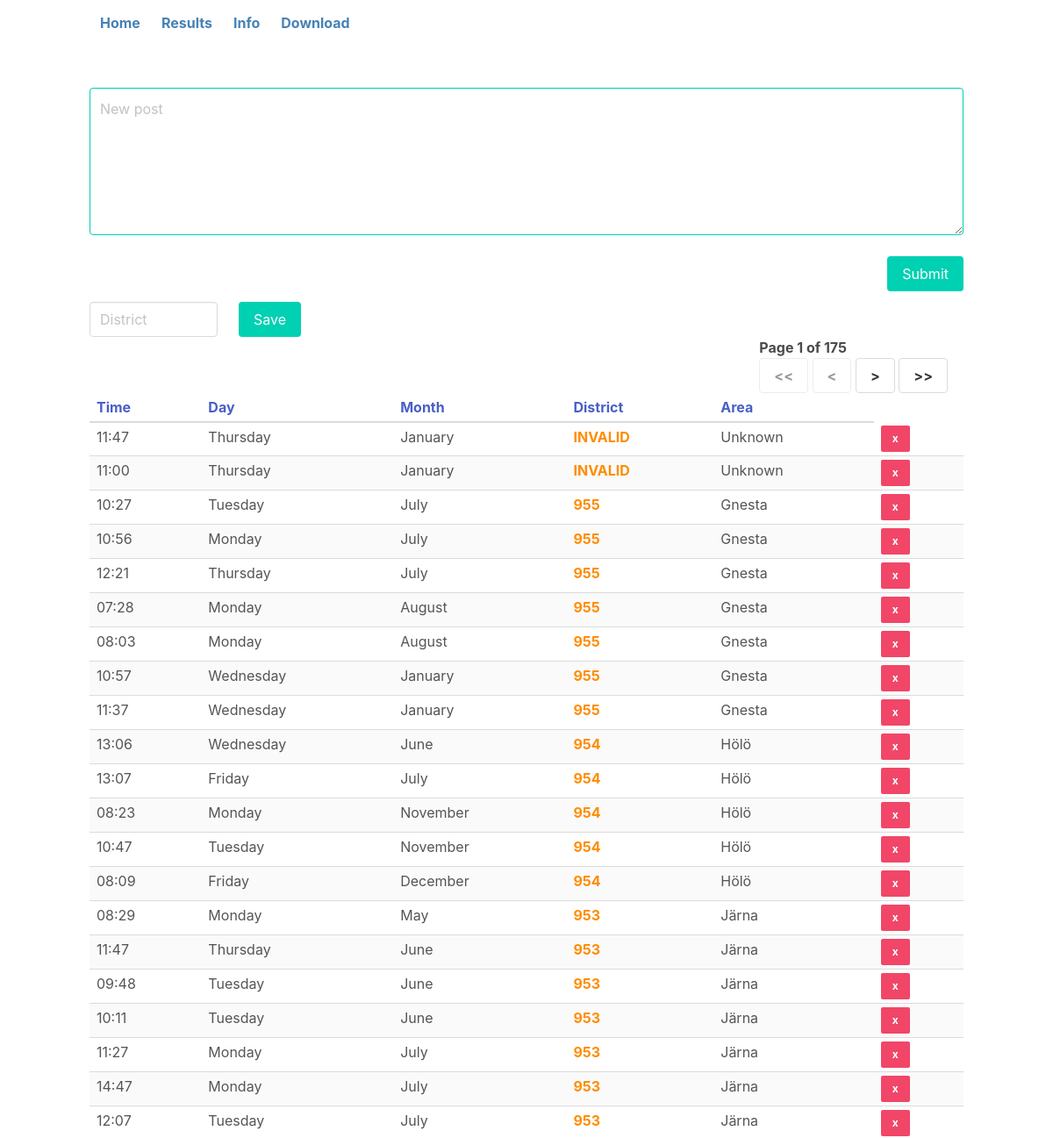
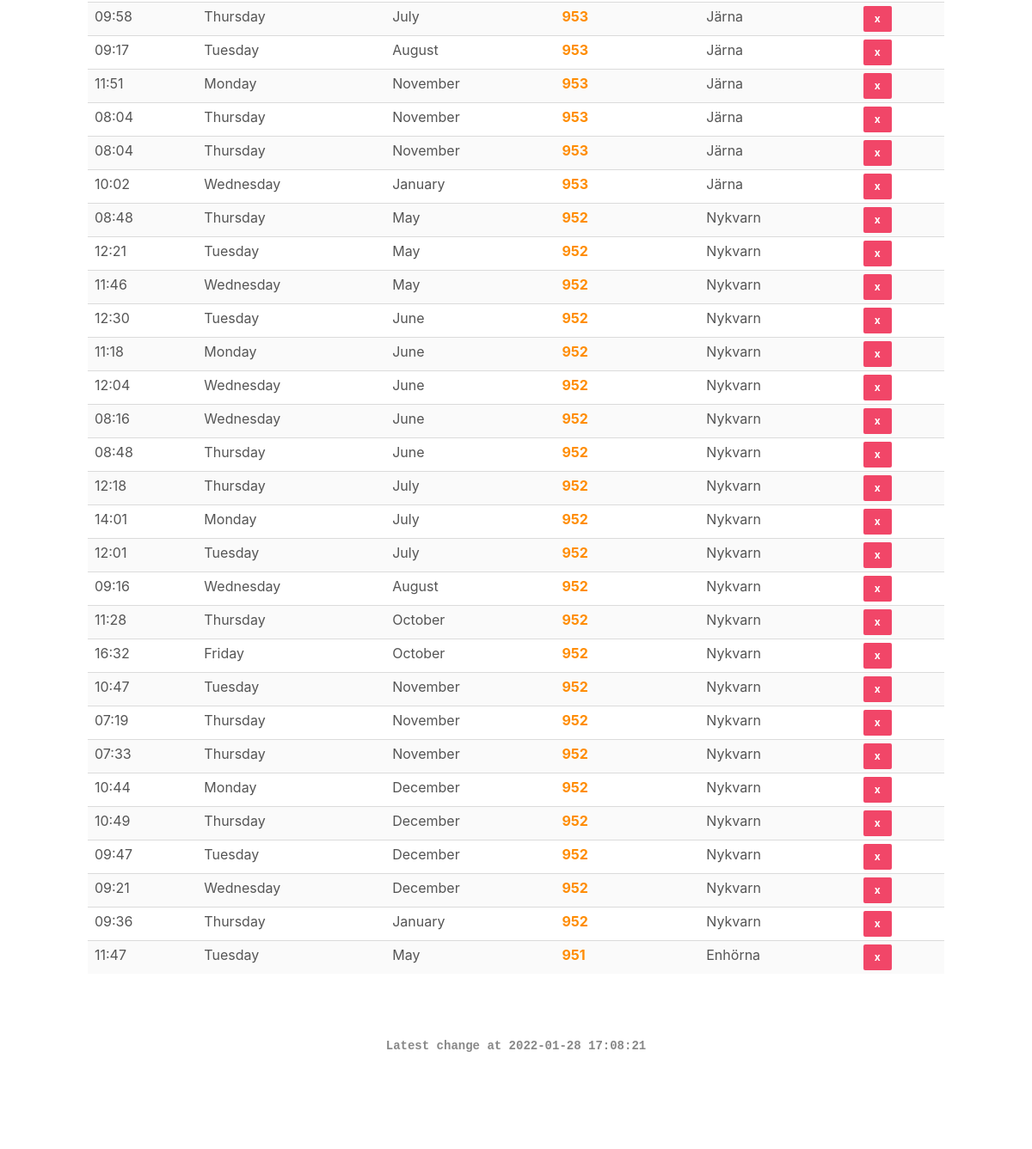
Screenshot of /?o=district with the database file from the repository (2 pictures, top to bottom).
### tables this page shows
CREATE TABLE bilbrist (
    time TEXT,
    day TEXT,
    month TEXT,
    district TEXT,
    date TIMESTAMP
);

### app.py (the view)
@app.route('/', defaults={'page': 0})
@app.route('/<int:page>')
@auth.login_required
def root(page):
    sortable = ['rowid', 'time', 'day', 'month', 'district', 'date']
    order_by = request.args.get('o')
    order_by = order_by if order_by in sortable else sortable[0]
    cur = get_db().cursor()
    cur.execute('SELECT COUNT(*) FROM bilbrist')
    total_rows = cur.fetchone()[0]
    total_pages = math.ceil(total_rows / QUERY_LIMIT)
    cur.execute('SELECT MAX(date) FROM bilbrist')
    latest_entry = cur.fetchone()[0]
    page = page if page > 0 else 1
    offset = 0 if page == 1 else (page - 1) * QUERY_LIMIT
    stmt = cur.execute(
        f'SELECT time, day, month, district, date, rowid FROM bilbrist ORDER BY {order_by} DESC LIMIT ? OFFSET ?',
        (QUERY_LIMIT, offset))
    data = []
    for row in stmt:
        data.append(row)
    return render_template('index.html',
                           data=data,
                           page=page,
                           total_pages=total_pages,
                           latest_entry=latest_entry,
                           district_names=district_names)

### app.py (called while the page is built)
def get_db():
    con = getattr(g, '_database', None)
    if con is None:
        con = g._database = sqlite3.connect(DATABASE)
    return con

@app.teardown_appcontext
def close_connection(exception):
    db = getattr(g, '_database', None)
    if db is not None:
        db.close()

### templates/index.html (shortened to what this page needs)
{% extends "layout.html" %}
{% block main %}
<div>
    <form method="POST" action="/new_post">
        <label>
            <textarea name="posting" placeholder="New post" class="textarea is-primary" rows="6" cols="52vl"></textarea>
        </label>
        <br />
        <div class="columns">
            <div class="column is-three-quarters"></div>
            <div class="column is-one-quarter has-text-right">
                <button type="submit" class="button is-primary">Submit</button>
            </div>
        </div>
    </form>
</div>
<div>
    <form method="POST" action="save_post">
        <div class="columns">
            <div class="column is-2">
                <label>
                    <input name="district" type="number" placeholder="District" class="input" />
                </label>
            </div>
            <div class="column is-2">
                <button type="submit" class="button is-primary">Save</button>
            </div>
            <div class="column" id="messages" style="color:lightseagreen;font-weight: bold;">
            </div>
        </div>
    </form>
</div>
<div class="container">
    <div class="is-pulled-right">
        <b>Page {{ page }} of {{ total_pages }}</b>
        <br />
        {% if page > 1 %}
        <a title="First page" href="/{{ 1 }}" class="button"><b>&lt;&lt;</b></a>
        <a title="Previous page" href="/{{ page-1 }}" class="button"><b>&lt;</b></a>
        {% else %}
        <button title="First page" class="button" disabled><b>&lt;&lt;</b></button>
        <button title="Previous page" class="button" disabled><b>&lt;</b></button>
        {% endif %}
        {% if page < total_pages %}
        <a title="Next page" href="/{{ page+1 }}" class="button"><b>&gt;</b></a>
        <a title="Last page" href="/{{ total_pages }}" class="button"><b>&gt;&gt;</b></a>
        {% else %}
        <button title="First page" class="button" disabled><b>&gt;&gt;</b></button>
        <button title="Previous page" class="button" disabled><b>&gt;</b></button>
        {% endif %}
    </div>
</div>
<table class="table is-fullwidth is-narrow is-striped is-hoverable">
    <thead>
    <tr>
        <th><a href="/?o=time">Time</a></th>
        <th><a href="/?o=day">Day</a></th>
        <th><a href="/?o=month">Month</a></th>
        <th><a href="/?o=district">District</a></th>
        <th><a href="/?o=district">Area</a></th>
    </tr>
    </thead>
    <tbody>
    {% for row in data %}
    <tr title="{{ row[5] }}" style="cursor: pointer;color:#555;">
        <td>{{ row[0] }}</td>
        <td>{{ row[1] }}</td>
        <td>{{ row[2] }}</td>
        <td title="{{ row[4] }}"><a href="/edit_post/{{row[5]}}" style="color:darkorange;font-weight: bold;">{{ row[3] }}</a></td>
        <td>{{ district_names.get(row[3], ['Unknown'])[0] }}</td>
        <td>
            <form method="POST" action="delete_post" onsubmit="return confirm('Are you sure you want to delete this entry?')">
                <button type="submit" class="button is-danger is-small"><b>x</b></button>
            </form>
        </td>
    </tr>
    {% endfor %}
    </tbody>
</table>
{% endblock %}
{% block footer %}
<div class="is-family-monospace has-text-centered" style="color: #888;font-weight: bold;">
    {% if latest_entry %}
    <small>Latest change at {{ latest_entry.split('.')[0] }}</small>
    {% else %}
    <small>No entries</small>
    {% endif %}
</div>
{% endblock %}

### rows the page displays
bilbrist: time "10:27", day "Tuesday", month "July", district "955", district "Gnesta"
bilbrist: time "10:56", day "Monday", month "July", district "955", district "Gnesta"
bilbrist: time "13:06", day "Wednesday", month "June", district "954", district "Hölö"
bilbrist: time "13:07", day "Friday", month "July", district "954", district "Hölö"
bilbrist: time "08:29", day "Monday", month "May", district "953", district "Järna", row "11:51", row "November", district_names "Järna"
bilbrist: time "11:47", day "Thursday", month "June", district "953", district "Järna"
bilbrist: time "09:48", day "Tuesday", month "June", district "953", district "Järna"
bilbrist: time "10:11", day "Tuesday", month "June", district "953", district "Järna"
bilbrist: time "11:27", day "Monday", month "July", district "953", district "Järna"
bilbrist: time "14:47", day "Monday", month "July", district "953", district "Järna"
bilbrist: time "12:07", day "Tuesday", month "July", district "953", district "Järna"
bilbrist: time "09:58", day "Thursday", month "July", district "953", district "Järna"
bilbrist: time "08:48", day "Thursday", month "May", district "952", district "Nykvarn", row "11:28", row "October", district_names "Nykvarn", row "07:19", row "November", row "07:33", row "10:49", row "December", row "09:36", row "January"
bilbrist: time "12:21", day "Tuesday", month "May", district "952", district "Nykvarn"
bilbrist: time "11:46", day "Wednesday", month "May", district "952", district "Nykvarn", row "09:16", row "August", district_names "Nykvarn", row "09:21", row "December"
bilbrist: time "12:30", day "Tuesday", month "June", district "952", district "Nykvarn"
bilbrist: time "11:18", day "Monday", month "June", district "952", district "Nykvarn"
bilbrist: time "12:04", day "Wednesday", month "June", district "952", district "Nykvarn"
bilbrist: time "08:16", day "Wednesday", month "June", district "952", district "Nykvarn"
bilbrist: time "08:48", day "Thursday", month "June", district "952", district "Nykvarn"
bilbrist: time "12:18", day "Thursday", month "July", district "952", district "Nykvarn"
bilbrist: time "14:01", day "Monday", month "July", district "952", district "Nykvarn"
bilbrist: time "12:01", day "Tuesday", month "July", district "952", district "Nykvarn"
bilbrist: time "11:47", day "Tuesday", month "May", district "951", district "Enhörna"

### other values shown
{{ page }} "1"
{{ total_pages }} "175"
{{ row[0] }} "11:47" "11:00" "12:21" "07:28" "08:03" "10:57" "11:37" "08:23" "10:47" "08:09" "09:17" "08:04" "08:04" "10:02" "16:32" "10:47" "10:44" "09:47"
{{ row[1] }} "Thursday" "Thursday" "Thursday" "Monday" "Monday" "Wednesday" "Wednesday" "Monday" "Tuesday" "Friday" "Tuesday" "Thursday" "Thursday" "Wednesday" "Friday" "Tuesday" "Monday" "Tuesday"
{{ row[2] }} "January" "January" "July" "August" "August" "January" "January" "November" "November" "December" "August" "November" "November" "January" "October" "November" "December" "December"
{{ row[3] }} "INVALID" "INVALID" "955" "955" "955" "955" "955" "954" "954" "954" "953" "953" "953" "953" "952" "952" "952" "952"
{{ district_names.get(row[3], ['Unknown'])[0] }} "Unknown" "Unknown" "Gnesta" "Gnesta" "Gnesta" "Gnesta" "Gnesta" "Hölö" "Hölö" "Hölö" "Järna" "Järna" "Järna" "Järna" "Nykvarn" "Nykvarn" "Nykvarn" "Nykvarn"
{{ latest_entry.split('.')[0] }} "2022-01-28 17:08:21"
